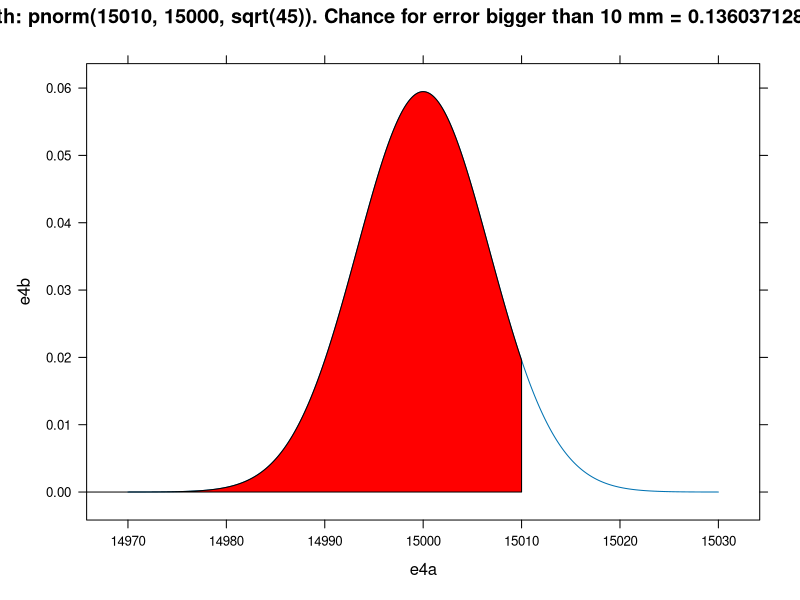

The R source for this figure:
## ---- chunk 1
Lreq <- 3000
s <- c(3003, 3005, 2997, 3006,2999,2998, 3007,3005,3001)
## ---- chunk 2
mean(s)
sd(s)
## ---- chunk 3
l <- length(s)
se <- sd(s)/sqrt(l)
se
## ---- chunk 4
variance <- 45
library(lattice)
mean <- 15000
sd <- sqrt(variance)
e4a <- seq(14970, 15030, length = 30000)            # Data to set up out normal
from <- 0
to <- 15010
e4b <- dnorm(e4a, mean, sd)

         xyplot(e4b ~ e4a,                   # Lattice xyplot
               type = "l",
               main = sprintf("Plot with: pnorm(15010, 15000, sqrt(45)). Chance for error bigger than 10 mm = %s", 2*(1-pnorm(to, mean, sd))),
               panel = function(x,y, ...){
                   panel.xyplot(x,y, ...)
                   panel.abline( v = c(2), lty = 2)  #set z and lines

                   xx <- c(1, x[x>=-from & x<=to], to)         #Color area
                   yy <- c(0,   y[x>=-from & x<=to], 0) 
                   panel.polygon(xx,yy, ..., col='red')
               })
## ---- chunk 5

t.test(s, conf.level=0.95)


## ---- chunk 6
t.test(s, conf.level=0.99)
## ---- chunk 7

n <- length(s)
v <- n - 1
s2 <- var(s)
alpha <- 1 - 0.95
confVar <- c((v*s2)/qchisq((1-(alpha/2)), df = v),(v*s2)/qchisq((alpha)/2, df = v))
confVar

confSd <- c(sqrt(confVar[1]), sqrt(confVar[2]))
confSd
## ---- chunk 8
n <- length(s)
v <- n - 1
s2 <- var(s)
alpha <- 1 - 0.99
confVar <- c((v*s2)/qchisq((1-(alpha/2)), df = v),(v*s2)/qchisq((alpha)/2, df = v))
confVar

confSd <- c(sqrt(confVar[1]), sqrt(confVar[2]))
confSd
## ---- chunk 9
profiles <- c(
  180.02,  180.00,  180.01,  179.97,  179.92,  180.05,  179.94,  180.10,  
  180.24,  180.12,   180.13, 180.22,  179.96,  180.10,  179.96,  180.06)
profiles_mean <- mean(profiles)
profiles_sd <- sd(profiles)
t.test(profiles, conf.level=0.90)
## ---- chunk 10
n <- length(profiles)
v <- n - 1
s2 <- var(profiles)
alpha <- 1 - 0.99
confVar <- c((v*s2)/qchisq((1-(alpha/2)), df = v),(v*s2)/qchisq((alpha)/2, df = v))

confSd <- c(sqrt(confVar[1]), sqrt(confVar[2]))
confVar
